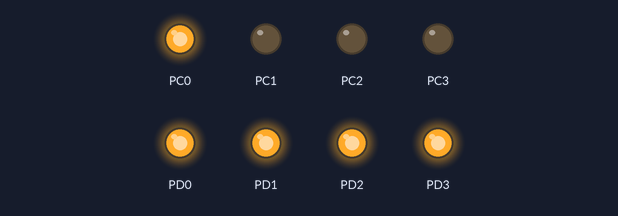
Bench run of a program on a simulated ATmega8, built with avr-gcc and emulated at 1 MHz. On the bench: output pins drawn as LEDs (lit = HIGH).

Above: at 0.04 s.
At 0.84 s:
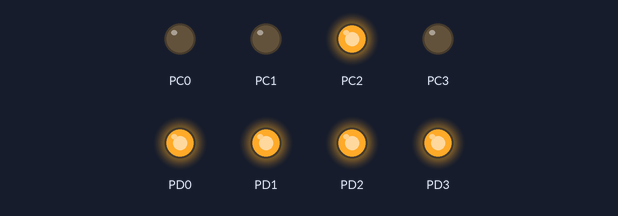
At 1.4 s:
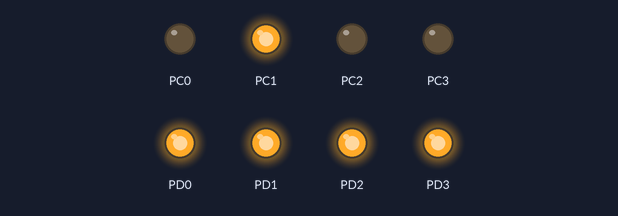
At 2.84 s:
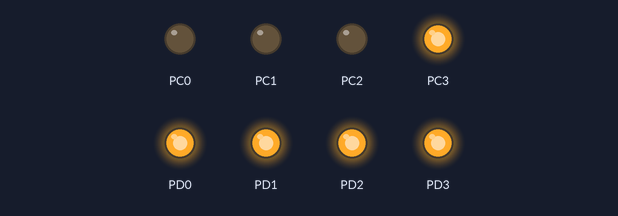
Timing chart, 0 to 3.1 s (numbered marks = the images above):
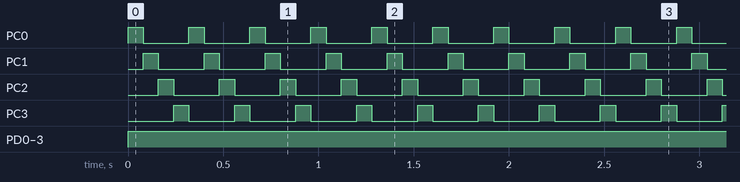

Measured:
- by itself, PC0–3: alternates HIGH for 0.08 s and LOW for 0.24 s
- by itself, PD0–3: LOW → HIGH at 0.00 s

The program:

main.c
```c
#include <avr/io.h>
#define F_CPU 1000000
#include <util/delay.h>

/*  Multiplexing:
 *	30x per second whole matrix (30hz)
 *  We have 4 rows: 120 row changes per Second (4 * 30)
 *  Row change after every 1/120 seconds
 */

void wait();

int main(void)
{
	// We use the Ports PC0 - PC3 and PD0 - PD3 as outputs for the LED Matrix
	const char LEDMatrixRow[4] = { 1 << PC0,  1 << PC1, 1 << PC2,  1 << PC3 };
	const char LEDMatrixCol[4] = { 1 << PD0, 1 << PD1, 1 << PD2, 1 << PD3 };

	// Set PC0 - PC3 as output
	DDRC |= 0x0F;
	// Set PD0 - PD3 as output
	DDRD |= 0x0F;

	//PORTC = LEDMatrixRow[3];
	//PORTD = LEDMatrixCol[3] | LEDMatrixCol[2] | LEDMatrixCol[1] | LEDMatrixCol[0];


    while (1)
    {
		// We have to multiplex the LED Matrix, so only the LEDs of one row are lighting at the same time
		for (char i = 0; i != 4; i++)
		{
			// Get the row which is on
			char row = LEDMatrixRow[i];
			char columns = 0;
			// Now get all LEDs of this column
			for (char j = 0; j != 4; j++)
			{
				columns |= LEDMatrixCol[j];
			}
			// Let the LEDs glow
			PORTC = row;
			PORTD = columns;
			// Wait until we let the next row glow
			wait();
		}
    }
}

void wait()
{
	_delay_ms(80);
}
```
